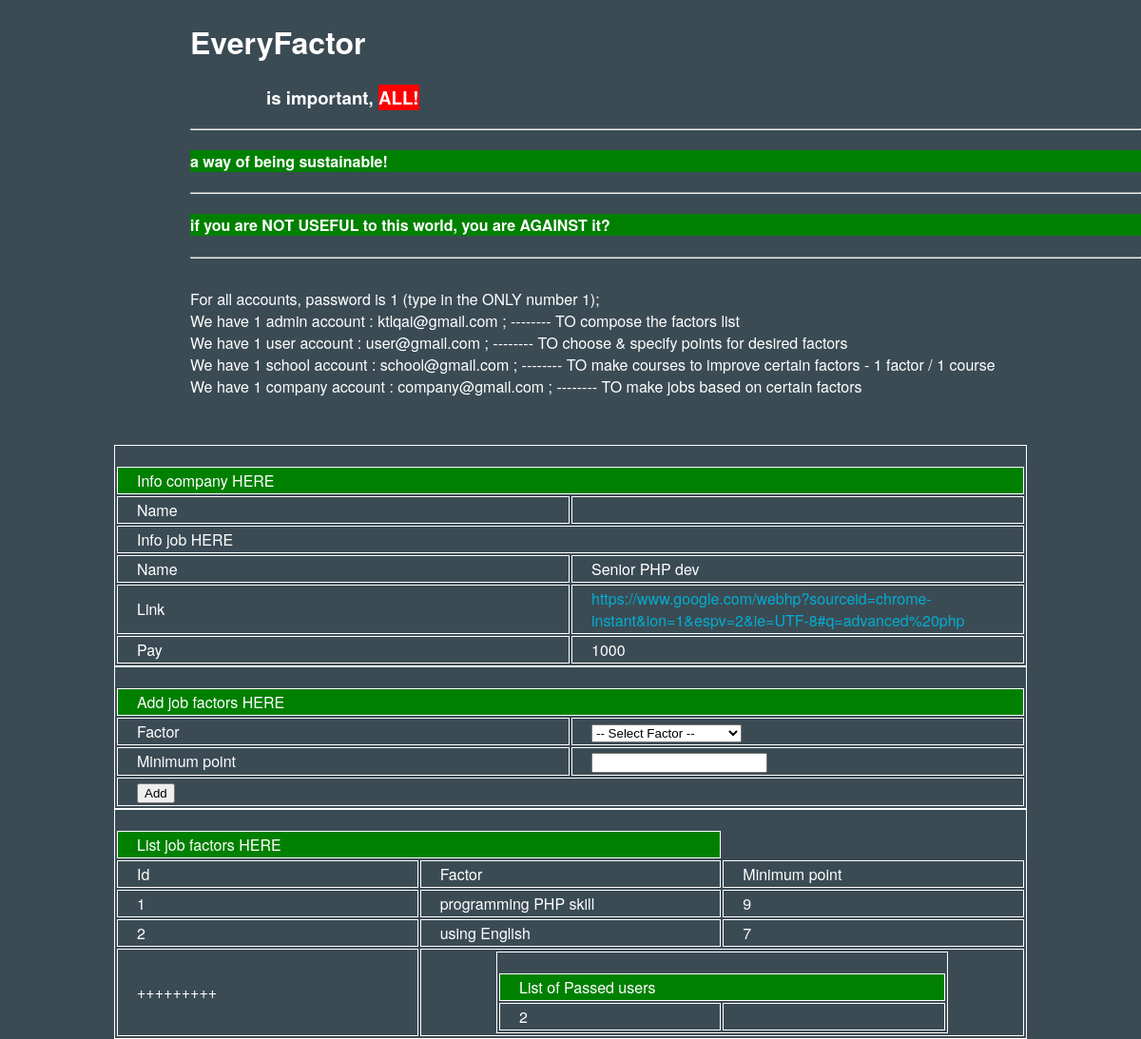
The page /jobfactor.php?jobid=1 on the database its author committed.
### tables this page shows
CREATE TABLE IF NOT EXISTS `job` (
`id` int(11) NOT NULL,
  `name` varchar(1000) NOT NULL,
  `link` varchar(1000) NOT NULL,
  `companyid` int(11) NOT NULL,
  `pay` int(11) NOT NULL
);

CREATE TABLE IF NOT EXISTS `jobfactor` (
`id` int(11) NOT NULL,
  `jobid` int(11) NOT NULL,
  `factorid` int(11) NOT NULL,
  `minimumpoint` decimal(10,0) NOT NULL
);

CREATE TABLE IF NOT EXISTS `factor` (
`id` int(11) NOT NULL,
  `name` varchar(1000) NOT NULL
);

### jobfactor.php (the view, shortened to what this page needs)
<?php
	require_once("db_config.php");
?>
<!DOCTYPE html>
<html>
<head>
	<link rel="stylesheet" href="style.css" />
</head>
<body>
	<div class="wrapper">
		<?php require_once('header.php'); ?>
		<table>
			<tr>
				<td colspan="2">Info company HERE</td>
			</tr>
			<?php
				$loginedid = $_SESSION["loginedid"];
				$sql = "SELECT * FROM user WHERE id=:id";
				$statement = $pdo->prepare($sql);
				$statement->bindParam(':id', $loginedid);
				$statement->execute();
				$row = $statement->fetch(PDO::FETCH_ASSOC);
			?>
			<tr>
				<td>Name</td>
				<td><?php echo $row['name']; ?></td>
			</tr>
			<tr>
				<td colspan="2">Info job HERE</td>
			</tr>
			<?php
				$jobid = $_SESSION["jobid"];
				$sql = "SELECT * FROM job WHERE id=:id";
				$statement = $pdo->prepare($sql);
				$statement->bindParam(':id', $jobid);
				$statement->execute();
				$row = $statement->fetch(PDO::FETCH_ASSOC);
			?>
			<tr>
				<td>Name</td>
				<td><?php echo $row['name']; ?></td>
			</tr>
			<tr>
				<td>Link</td>
				<td><a href="<?php echo $row['link']; ?>" target="_blank"><?php echo $row['link']; ?></a></td>
			</tr>
			<tr>
				<td>Pay</td>
				<td><?php echo $row['pay']; ?></td>
			</tr>
		</table>
		<form method="post" action="jobfactor.php">
			<table>
				<tr>
					<td colspan="2">Add job factors HERE</td>
				</tr>
				<tr>
					<td>Factor</td>
					<td>
						<select name="factorid">
							<option value="select-factor">-- Select Factor --</option>
						</select>
					</td>
				</tr>
				<tr>
					<td>Minimum point</td>
					<td><input type="text" value="" name="minimumpoint"></td>
				</tr>
				<tr>
					<td colspan="2"><input type="submit" value="Add" name="add"></td>
				</tr>
			</table>
		</form>
		<table>
				<tr>
					<td colspan="2">List job factors HERE</td>
				</tr>
				<tr>
					<td>Id</td>
					<td>Factor</td>
					<td>Minimum point</td>
				</tr>
					<?php
						$jobid = $_SESSION['jobid'];
						$sql = "SELECT jobfactor.id AS jobfactorid, factorid, name, minimumpoint FROM jobfactor INNER JOIN factor ON jobfactor.factorid = factor.id WHERE jobid = :jobid";
						$statement = $pdo->prepare($sql);
						$statement->bindParam(':jobid', $jobid);
						$statement->execute();
						$num_of_factors = 0;
						$passed_users = array();
						while ($row = $statement->fetch(PDO::FETCH_ASSOC)) {
					?>
				<tr>
					<td><?php echo $row['jobfactorid']; ?></td>
					<td><?php echo $row['name']; ?></td>
					<td><?php echo $row['minimumpoint']; ?></td>
				</tr>
					<?php
							$num_of_factors++;
							$sql_inner = "SELECT user.id AS userid, name FROM user INNER JOIN userfactor ON user.id = userfactor.userid AND userfactor.factorid = :factorid AND point >= :minimumpoint";
							$statement_inner = $pdo->prepare($sql_inner);
							$statement_inner->bindParam(':factorid', $row['factorid']);
							$statement_inner->bindParam(':minimumpoint', $row['minimumpoint']);
							$statement_inner->execute();
							while ($row_inner = $statement_inner->fetch(PDO::FETCH_ASSOC)) {
								if (! isset($passed_users[$row_inner['userid']])) {
									$passed_users[$row_inner['userid']] = 1;
								}
								else {
									$passed_users[$row_inner['userid']]++;
								}
							}
						}
					?>
				<tr>
					<td>+++++++++</td>
					<td colspan="2">
						<table>
							<tr>
								<td colspan="2">List of Passed users</td>
							</tr>
							<?php
								foreach ($passed_users as $k => $v) {
									if ($v == $num_of_factors) {
							?>
							<tr>
								<td><?php echo $k; ?></td>
								<td></td>
							</tr>
								<?php
									}
								}
						?>
						</table>
					</td>
				</tr>
			</table>
</body>
</html>

### header.php
<div id="header">
	<h1>EveryFactor</h1>
	<h3 id="slogan">is important, <span class="span-background-red">ALL!</span></h3>
	<hr>
	<h4 class="some-thinking">a way of being sustainable!</h4>
	<hr>
	<h4 class="some-thinking">if you are NOT USEFUL to this world, you are AGAINST it?</h4>
	<hr>
	<div>
		<br>
		For all accounts, password is 1 (type in the ONLY number 1);<br>
		We have 1 admin account : ktlqai@gmail.com ; -------- TO compose the factors list<br>
		We have 1 user account : user@gmail.com ; -------- TO choose & specify points for desired factors<br>
		We have 1 school account : school@gmail.com ; -------- TO make courses to improve certain factors - 1 factor / 1 course<br>
		We have 1 company account : company@gmail.com ; -------- TO make jobs based on certain factors
	</div>
</div>

### style.css (style rules this page uses)
body,html { background-color: #3b4b54; width : 100%; height: 100%; margin: 0 auto; font-family: "HelveticaNeue-Light", "Helvetica Neue Light", "Helvetica Neue", Helvetica, Arial, "Lucida Grande", sans-serif; color: #ffffff; }
a { text-decoration: none; color: #00aed1; }
h1 { font-weight: bold; font-size: 2em; }
table { table-layout: fixed; width: 80%; margin: 0 auto; word-wrap: break-word; padding-top: 20px; border: 1px solid white; }
tr:first-child { background-color: green; }
th, td { text-align: left; padding: 2px 20px; border: 1px solid white; }
#header { margin-left: 200px; margin-bottom: 50px; }
#slogan { margin-left: 80px; }
.span-background-red { background-color: red; }
.some-thinking { background-color: green; }
.wrapper { margin-bottom: 50px; }

### rows shown on the page
job: name "Senior PHP dev", link "https://www.google.com/webhp?sourceid=chrome-instant&ion=1&espv=2&ie=UTF-8#q=advanced%20php", pay "1000"
jobfactor: id "1", factorid.name "programming PHP skill", minimumpoint "9"
jobfactor: id "2", factorid.name "using English", minimumpoint "7"

### other values the page prints
$k "2"
